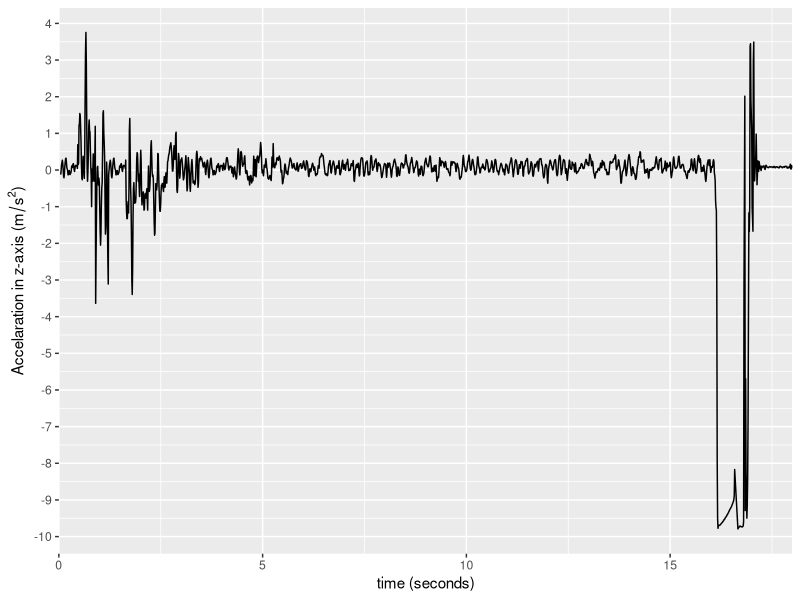
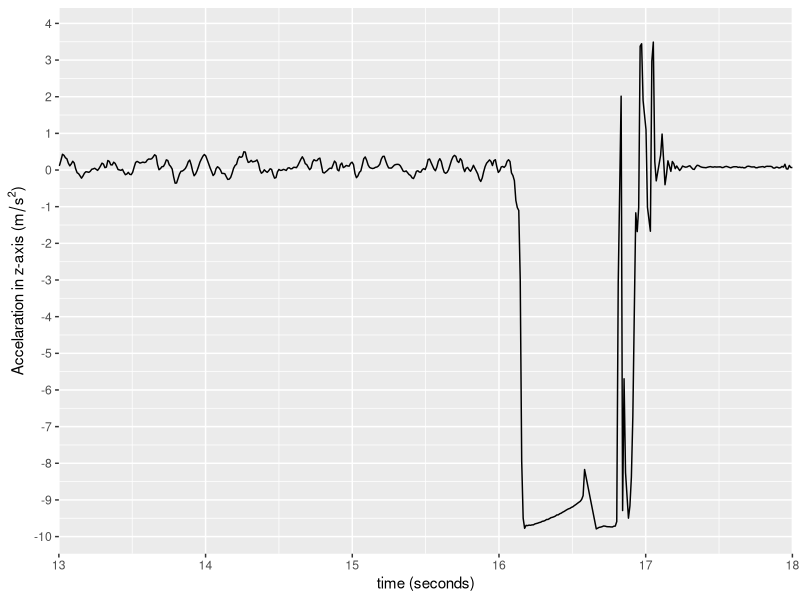

These charts were generated, in order, by the following R code: (Note: this script raises an error after producing the figures.)
library(tidyverse)
library(ggplot2)

data <- read.csv(
  file = "new_data.csv",
  dec = ".",
  colClasses = 
  )

View(data)

################# ACTIVITY I #################
time = data$Time..s.
acc_z = data$Acceleration.z..m.s.2.
acc_abs = data$Absolute.acceleration..m.s.2.

subscript = expression(paste("Accelaration in z-axis (",m/s^2,")"))


# Graph 1
act1_g1 <- data %>% ggplot(aes(x = time, y = acc_z)) + geom_line() + coord_cartesian(xlim=c(0, 18)) + scale_x_continuous(expand = c(0, 0), limits = c(0, NA))
act1_g1 + xlab("time (seconds)") + ylab(subscript) + scale_y_continuous(breaks=-20:10)

# Graph 2
act1_g2 <- data %>% ggplot(aes(x = time, y = acc_z)) + geom_line() + coord_cartesian(xlim=c(13, 18)) + scale_x_continuous(expand = c(0, 0), limits = c(0, NA))
act1_g2 + xlab("time (seconds)") + ylab(subscript) + scale_y_continuous(breaks=-20:10)


################# ACTIVITY II #################
time = data$Time..s.
acc_z = data$Acceleration.z..m.s.2.
velocity = data$Velocity

act2_g1 <- data %>% ggplot(aes(x = time, y = velocity)) + geom_line() + coord_cartesian(xlim=c(15.5, 17.5)) + scale_x_continuous(expand = c(0, 0), limits = c(0, NA))
act2_g1 + xlab("time (seconds)") + ylab("velocity (m/s)")

View(data)

# 1595 - 1665
act2_g2 <- ggplot(data=data.frame( x=c(0, 0.7),y=c(0,-3.5) ), aes(x=x,y=y)) + 
  geom_point(aes(x=0.7, y=-3.06), shape = 1) +
  geom_abline(slope = -4.37, col="red") +
  geom_hline(yintercept = 0) +
  geom_vline(xintercept = 0) +
  geom_vline(xintercept = 0.7, linetype="dashed", color="blue") +
  scale_y_continuous(breaks = scales::pretty_breaks(n = 10)) +
  scale_x_continuous(breaks = scales::pretty_breaks(n = 10)) 
act2_g2 + xlab("time (seconds)") + ylab("velocity (m/s)")


##################### ERROR ANALYSIS ################
time1 = 0.5
acc1 = -8.565984898
displcement1 = -1.07

time2 = 0.6
acc2 = -8.481069848
displacement2 = -1.52

time3 = 0.6
acc3 = -7.471530556
displacement3 = -1.34

time4 = 0.6
acc4 = -7.18
displacement4 = -1.29

time5 = 0.7
acc5 = -6.19
displacement5 = -1.51

## graphing Velocity - time

velocityData <- read.csv(
  file = "velocity.csv",
  dec = ".",
  colClasses = 
)

avgAcc = velocityData$avgAcc
instantVelocity = velocityData$velocity
time = velocityData$time


act1_g1 <- data %>% ggplot(aes(x = time, y = acc_z)) + geom_line() + coord_cartesian(xlim=c(0, 18)) + scale_x_continuous(expand = c(0, 0), limits = c(0, NA))
act1_g1 + xlab("time (seconds)") + ylab(subscript) + scale_y_continuous(breaks=-20:10)

subscript = expression(paste("Velocity (",m/s,")"))
vel_graph <- velocityData %>% ggplot(aes(x = time, y = instantVelocity)) + geom_line(col="red")
vel_graph + xlab("Time (seconds)") + ylab(subscript) + scale_y_continuous(breaks=-0:-5) + scale_x_continuous(breaks=0:6/10)

############# LEGACY CODE ##########
## actVar <- ggplot(data=data.frame( x=c(0, 2),y=c(0,-10) ), aes(x=x, y=y)) + 
##  geom_point(aes(x=1, y=-3.06), shape = 1) +
##  geom_abline(slope = -5.5715, col="red") +
##  geom_hline(yintercept = 0) +
##  geom_vline(xintercept = 0) +
##  geom_vline(xintercept = 0.8, linetype="dashed", color="blue") +
##  scale_y_continuous(breaks = scales::pretty_breaks(n = 10)) +
##  scale_x_continuous(breaks = scales::pretty_breaks(n = 10)) 
## actVar + xlab("time (seconds)") + ylab("velocity (m/s)")

## Graphing the error analysis
accData <- read.csv("acc_data.csv")
expectedAcc = -9.8
expectedDispl = -1

accErr <- accData %>% ggplot(aes(x = number, y = acc)) + geom_point() +
  geom_hline(yintercept = -9.8, color = "blue") + 
  geom_label(
    label="-9.8", 
    x=3.1,
    y=-9.8,
    color = "black"
  ) +
  geom_point() +
  geom_text(
    label=accData$acc, 
    nudge_x = 0.2, nudge_y = 0.1, 
    check_overlap = T
  ) +
  ylim(-15, 0) 


subscript = expression(paste("Average accelaration in z-axis (",m/s^2,")"))
accErr + xlab("Number of runs") + ylab(subscript) + theme(legend.text = element_text(color="blue"))

## displacement
accErr <- accData %>% ggplot(aes(x = number, y = disp)) + geom_point() +
  geom_hline(yintercept = -1, color = "blue") + 
  geom_label(
    label="-1", 
    x=3.1,
    y=-1,
    color = "black"
  ) +
  geom_point() +
  geom_text(
    label=accData$disp, 
    nudge_x = 0.2, nudge_y = 0.1, 
    check_overlap = T
  ) +
  ylim(-2, 0) 

accErr + xlab("Number of runs") + ylab("Displacement (m)") + theme(legend.text = element_text(color="blue"))
                   
